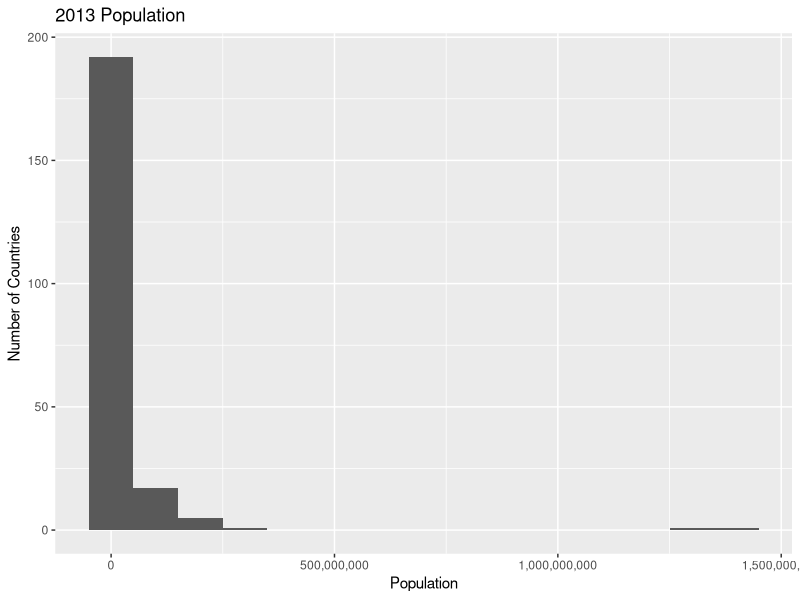
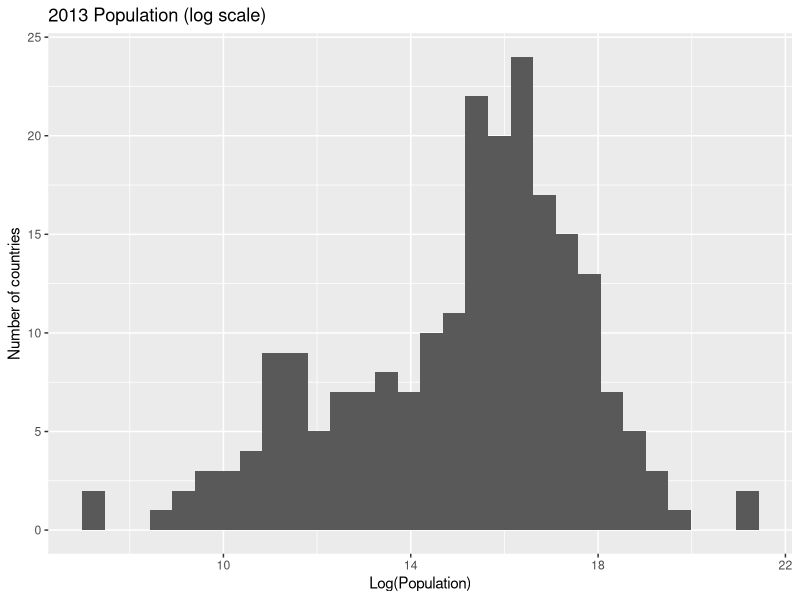
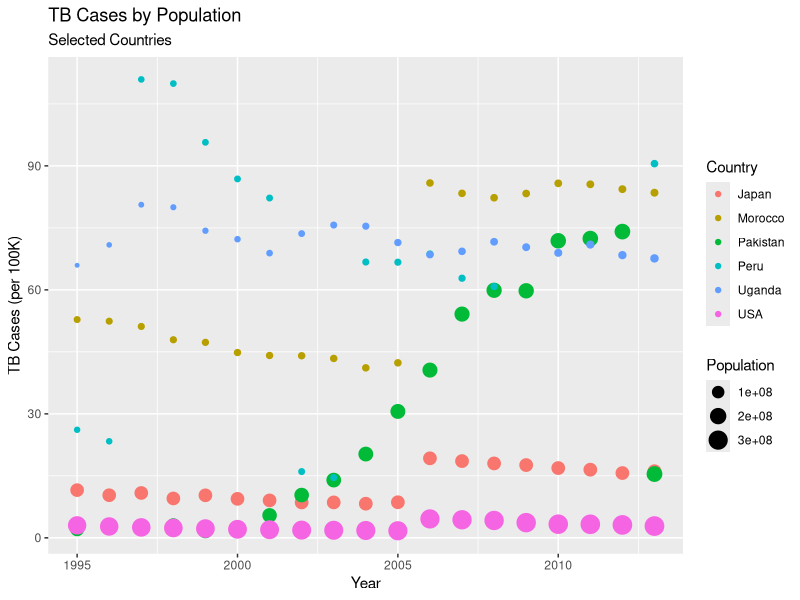
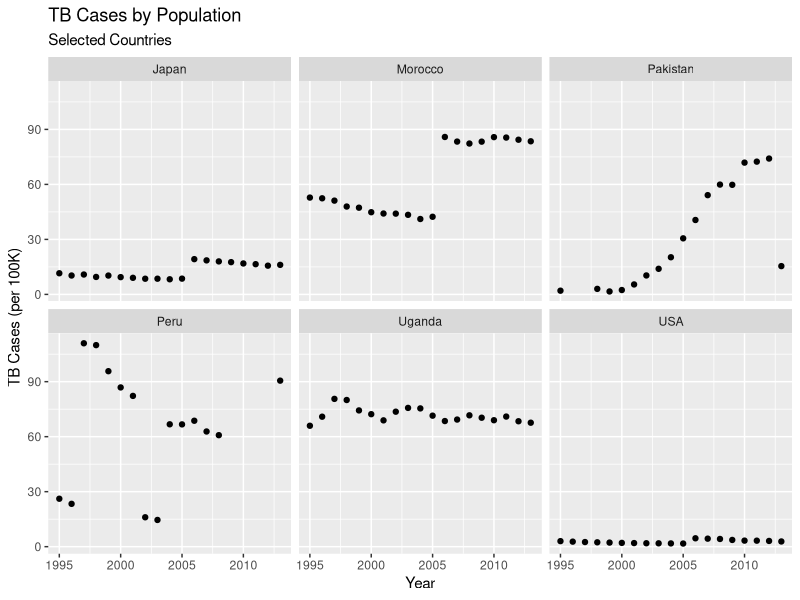
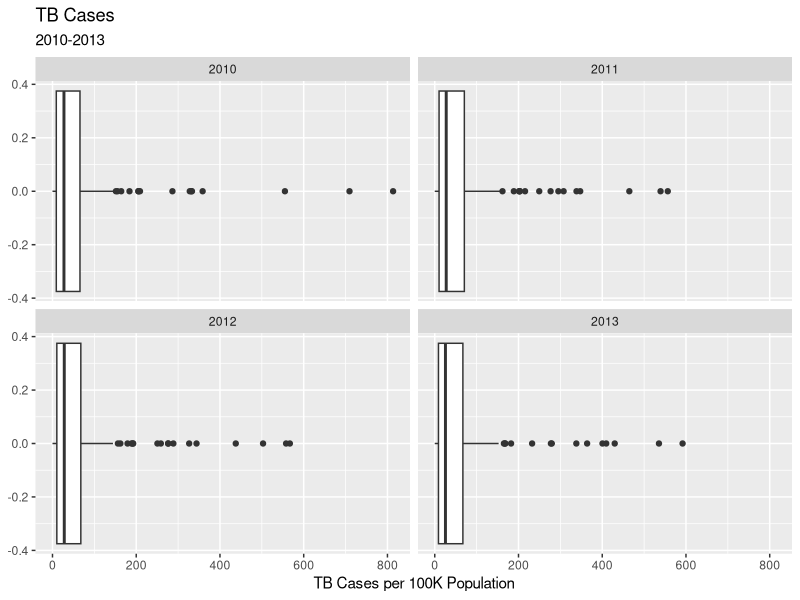
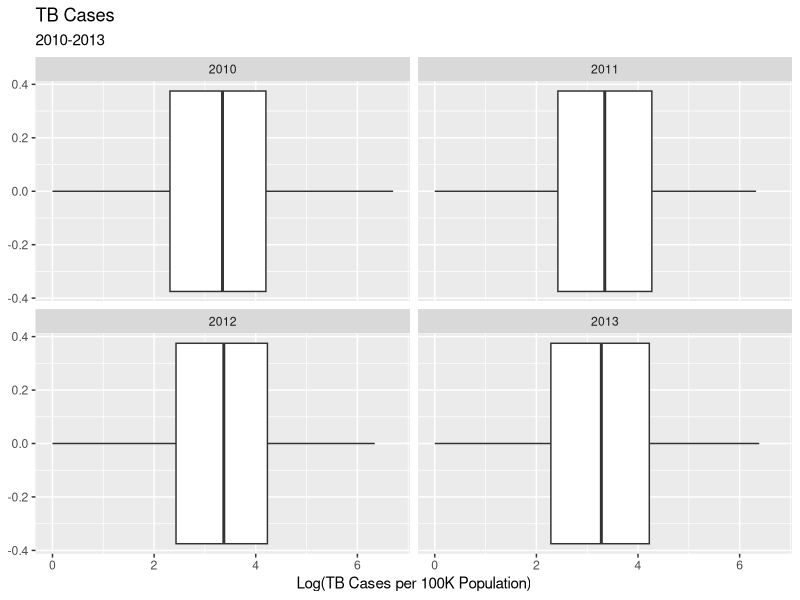
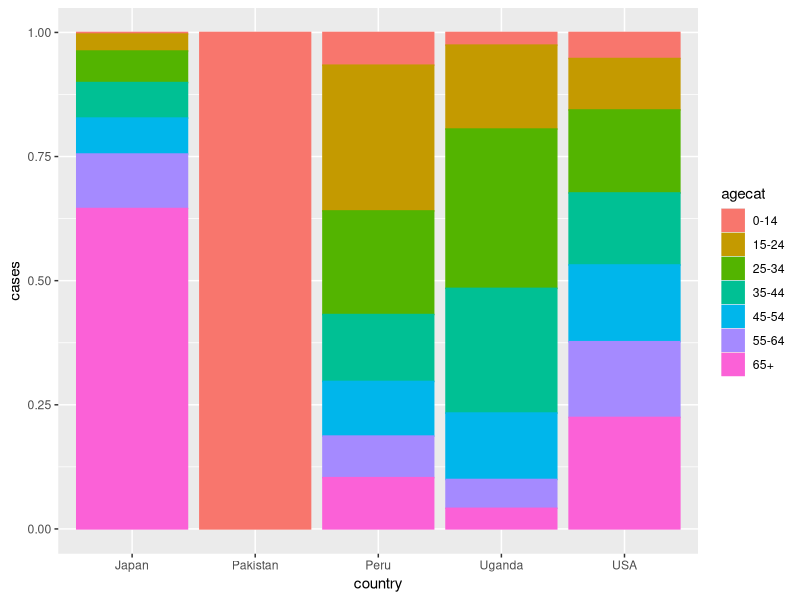

R code for these plots, in order:
## ---- chunk 1
library(tidyverse)
library(viridis)
library(scales)
## ---- chunk 2
who2 <- who %>%
  pivot_longer(
    cols = new_sp_m014:newrel_f65, 
    names_to = "key", 
    values_to = "cases", 
    values_drop_na = TRUE
  ) %>% 
  mutate(
    key = stringr::str_replace(key, "newrel", "new_rel")
  ) %>%
  separate(key, c("new", "var", "sexage")) %>% 
  select(-new, -iso2, -iso3) %>% 
  separate(sexage, c("sex", "age"), sep = 1) 

who2$country=recode(who2$country, "United States of America" = "USA")


whoage <- who2 %>%
  group_by(country,year,var,age) %>%
  summarize(casecount=sum(cases)) %>%
  ungroup()

whoage$agecat=recode(whoage$age, `014` = "0-14", `1524` = "15-24", `2534` = "25-34", `3544` = "35-44", `4554` = "45-54", `5564` = "55-64", `65` = "65+" )

whoage2 <- whoage %>%
  group_by(country,year,agecat) %>%
  summarize(cases=sum(casecount)) %>%
  ungroup()

whocollapse <- whoage %>%
  group_by(country,year) %>%
  summarize(cases=sum(casecount)) %>%
  ungroup()

population$country=recode(population$country,"United States of America"="USA")

whotbpop <- right_join(whocollapse,population)
whotbpop$cases100000=whotbpop$cases/whotbpop$population*100000
## ---- chunk 3
whotbpop %>%
  filter(year == 2013) %>%
    ggplot(aes(x = population)) +
      geom_histogram(binwidth=100000000) +
        scale_x_continuous(labels = label_comma()) +
          labs(
            x = "Population",
            y = "Number of Countries",
            title = "2013 Population"
          )
## ---- chunk 4
##leave this command in there for them
whotbpop$logpop=log(whotbpop$population)
whotbpop %>%
  filter(year == 2013) %>%
    ggplot(aes(x = logpop)) +
      geom_histogram() +
        labs(
          x = "Log(Population)",
          y = "Number of countries",
          title = "2013 Population (log scale)"
        )
## ---- chunk 5
whotbpop %>%
  filter(country %in% c("Uganda", "Morocco", "Japan", "Peru", "Pakistan", "USA")) %>%
  ggplot(aes(
    x = year,
    y = cases100000,
    color = country,
    size = population
  )) +
  geom_point() +
  labs(
    title = "TB Cases by Population",
    subtitle = "Selected Countries",
    x = "Year",
    y = "TB Cases (per 100K)",
    color = "Country",
    size = "Population"
  ) 
## ---- chunk 6
whotbpop %>%
  filter(country %in% c("Uganda","Morocco","Japan","Peru","Pakistan","USA")) %>%
    ggplot(aes(x = year, y = cases100000)) +
      geom_point() +
        labs(title = "TB Cases by Population",
          subtitle = "Selected Countries",
          x = "Year", y = "TB Cases (per 100K)"
        ) +
        facet_wrap(~ country)

## ---- chunk 7
whotbpop %>%
    filter(year > 2009) %>%
      ggplot(aes(x = cases100000)) +
        geom_boxplot() +
        labs(title = "TB Cases",
            subtitle = "2010-2013",
            x = "TB Cases per 100K Population", y = NULL
             ) +
      facet_wrap(~ year)

###include this code
whotbpop$logcase=log(whotbpop$cases100000+1)
whotbpop %>%
    filter(year > 2009) %>%
      ggplot(aes(x = logcase)) +
        geom_boxplot() +
        labs(title = "TB Cases",
            subtitle = "2010-2013",
            x = "Log(TB Cases per 100K Population)", y = NULL
             ) +
      facet_wrap(~ year)

## ---- chunk 8
whoage2 %>%
  filter(country %in% c("Uganda", "USA", "Japan", "Peru", "Pakistan") &
           year == 2013) %>%
  ggplot(aes(x = country, y = cases)) +
  geom_bar(aes(color = agecat, fill = agecat),
           stat = "identity",
           position = "fill")

## summary case counts
casecounts <- whoage2 %>%
  filter(country %in% c("Uganda", "USA", "Japan", "Peru", "Pakistan") &
           year == 2013) %>%
  group_by(country,agecat) %>%
  summarize(cases)
